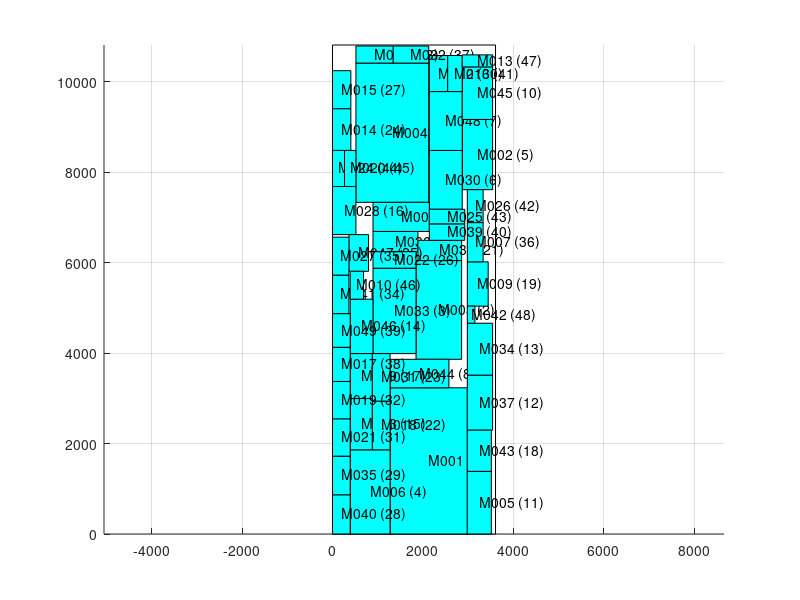

The MATLAB script that drew this image:
axis equal;
hold on;
grid on;
cap_x=[ 0 0 3606 3606 0 ];
cap_y=[ 0 10816 10816 0 0 ];
fill(cap_x,cap_y,'w');
block_x=[ 1274 2982 2982 1274 1274 ];
block_y=[ 0 0 3234 3234 0 ];
fill(block_x,block_y,'c');
text(2128,1617,'M001 (0)');
block_x=[ 518 2128 2128 518 518 ];
block_y=[ 7336 7336 10416 10416 7336 ];
fill(block_x,block_y,'c');
text(1323,8876,'M004 (1)');
block_x=[ 1848 2856 2856 1848 1848 ];
block_y=[ 3864 3864 6048 6048 3864 ];
fill(block_x,block_y,'c');
text(2352,4956,'M003 (2)');
block_x=[ 896 1848 1848 896 896 ];
block_y=[ 3990 3990 5880 5880 3990 ];
fill(block_x,block_y,'c');
text(1372,4935,'M033 (3)');
block_x=[ 392 1274 1274 392 392 ];
block_y=[ 0 0 1862 1862 0 ];
fill(block_x,block_y,'c');
text(833,931,'M006 (4)');
block_x=[ 2870 3542 3542 2870 2870 ];
block_y=[ 7616 7616 9170 9170 7616 ];
fill(block_x,block_y,'c');
text(3206,8393,'M002 (5)');
block_x=[ 2142 2870 2870 2142 2142 ];
block_y=[ 7182 7182 8484 8484 7182 ];
fill(block_x,block_y,'c');
text(2506,7833,'M030 (6)');
block_x=[ 2142 2870 2870 2142 2142 ];
block_y=[ 8484 8484 9786 9786 8484 ];
fill(block_x,block_y,'c');
text(2506,9135,'M048 (7)');
block_x=[ 1274 2576 2576 1274 1274 ];
block_y=[ 3234 3234 3864 3864 3234 ];
fill(block_x,block_y,'c');
text(1925,3549,'M044 (8)');
block_x=[ 896 2142 2142 896 896 ];
block_y=[ 6692 6692 7336 7336 6692 ];
fill(block_x,block_y,'c');
text(1519,7014,'M008 (9)');
block_x=[ 2870 3542 3542 2870 2870 ];
block_y=[ 9170 9170 10332 10332 9170 ];
fill(block_x,block_y,'c');
text(3206,9751,'M045 (10)');
block_x=[ 2982 3514 3514 2982 2982 ];
block_y=[ 0 0 1386 1386 0 ];
fill(block_x,block_y,'c');
text(3248,693,'M005 (11)');
block_x=[ 2982 3542 3542 2982 2982 ];
block_y=[ 2296 2296 3514 3514 2296 ];
fill(block_x,block_y,'c');
text(3262,2905,'M037 (12)');
block_x=[ 2982 3542 3542 2982 2982 ];
block_y=[ 3514 3514 4662 4662 3514 ];
fill(block_x,block_y,'c');
text(3262,4088,'M034 (13)');
block_x=[ 392 896 896 392 392 ];
block_y=[ 3990 3990 5194 5194 3990 ];
fill(block_x,block_y,'c');
text(644,4592,'M046 (14)');
block_x=[ 392 882 882 392 392 ];
block_y=[ 1862 1862 2996 2996 1862 ];
fill(block_x,block_y,'c');
text(637,2429,'M023 (15)');
block_x=[ 0 518 518 0 0 ];
block_y=[ 6622 6622 7686 7686 6622 ];
fill(block_x,block_y,'c');
text(259,7154,'M028 (16)');
block_x=[ 392 882 882 392 392 ];
block_y=[ 2996 2996 3990 3990 2996 ];
fill(block_x,block_y,'c');
text(637,3493,'M029 (17)');
block_x=[ 2982 3514 3514 2982 2982 ];
block_y=[ 1386 1386 2296 2296 1386 ];
fill(block_x,block_y,'c');
text(3248,1841,'M043 (18)');
block_x=[ 2982 3444 3444 2982 2982 ];
block_y=[ 5040 5040 6020 6020 5040 ];
fill(block_x,block_y,'c');
text(3213,5530,'M009 (19)');
block_x=[ 896 1890 1890 896 896 ];
block_y=[ 6244 6244 6692 6692 6244 ];
fill(block_x,block_y,'c');
text(1393,6468,'M036 (20)');
block_x=[ 1890 2856 2856 1890 1890 ];
block_y=[ 6048 6048 6496 6496 6048 ];
fill(block_x,block_y,'c');
text(2373,6272,'M038 (21)');
block_x=[ 882 1274 1274 882 882 ];
block_y=[ 1862 1862 2940 2940 1862 ];
fill(block_x,block_y,'c');
text(1078,2401,'M018 (22)');
block_x=[ 882 1274 1274 882 882 ];
block_y=[ 2940 2940 3990 3990 2940 ];
fill(block_x,block_y,'c');
text(1078,3465,'M031 (23)');
block_x=[ 0 406 406 0 0 ];
block_y=[ 8484 8484 9408 9408 8484 ];
fill(block_x,block_y,'c');
text(203,8946,'M014 (24)');
block_x=[ 364 798 798 364 364 ];
block_y=[ 5810 5810 6622 6622 5810 ];
fill(block_x,block_y,'c');
text(581,6216,'M047 (25)');
block_x=[ 896 1848 1848 896 896 ];
block_y=[ 5880 5880 6244 6244 5880 ];
fill(block_x,block_y,'c');
text(1372,6062,'M022 (26)');
block_x=[ 0 406 406 0 0 ];
block_y=[ 9408 9408 10248 10248 9408 ];
fill(block_x,block_y,'c');
text(203,9828,'M015 (27)');
block_x=[ 0 392 392 0 0 ];
block_y=[ 0 0 868 868 0 ];
fill(block_x,block_y,'c');
text(196,434,'M040 (28)');
block_x=[ 0 392 392 0 0 ];
block_y=[ 868 868 1722 1722 868 ];
fill(block_x,block_y,'c');
text(196,1295,'M035 (29)');
block_x=[ 2142 2548 2548 2142 2142 ];
block_y=[ 9786 9786 10584 10584 9786 ];
fill(block_x,block_y,'c');
text(2345,10185,'M012 (30)');
block_x=[ 0 392 392 0 0 ];
block_y=[ 1722 1722 2548 2548 1722 ];
fill(block_x,block_y,'c');
text(196,2135,'M021 (31)');
block_x=[ 0 392 392 0 0 ];
block_y=[ 2548 2548 3374 3374 2548 ];
fill(block_x,block_y,'c');
text(196,2961,'M019 (32)');
block_x=[ 518 1344 1344 518 518 ];
block_y=[ 10416 10416 10794 10794 10416 ];
fill(block_x,block_y,'c');
text(931,10605,'M011 (33)');
block_x=[ 0 364 364 0 0 ];
block_y=[ 4872 4872 5726 5726 4872 ];
fill(block_x,block_y,'c');
text(182,5299,'M041 (34)');
block_x=[ 0 364 364 0 0 ];
block_y=[ 5726 5726 6566 6566 5726 ];
fill(block_x,block_y,'c');
text(182,6146,'M027 (35)');
block_x=[ 2982 3332 3332 2982 2982 ];
block_y=[ 6020 6020 6888 6888 6020 ];
fill(block_x,block_y,'c');
text(3157,6454,'M007 (36)');
block_x=[ 1344 2128 2128 1344 1344 ];
block_y=[ 10416 10416 10794 10794 10416 ];
fill(block_x,block_y,'c');
text(1736,10605,'M032 (37)');
block_x=[ 0 392 392 0 0 ];
block_y=[ 3374 3374 4130 4130 3374 ];
fill(block_x,block_y,'c');
text(196,3752,'M017 (38)');
block_x=[ 0 392 392 0 0 ];
block_y=[ 4130 4130 4872 4872 4130 ];
fill(block_x,block_y,'c');
text(196,4501,'M049 (39)');
block_x=[ 2142 2926 2926 2142 2142 ];
block_y=[ 6496 6496 6860 6860 6496 ];
fill(block_x,block_y,'c');
text(2534,6678,'M039 (40)');
block_x=[ 2548 2870 2870 2548 2548 ];
block_y=[ 9786 9786 10584 10584 9786 ];
fill(block_x,block_y,'c');
text(2709,10185,'M016 (41)');
block_x=[ 2982 3332 3332 2982 2982 ];
block_y=[ 6888 6888 7616 7616 6888 ];
fill(block_x,block_y,'c');
text(3157,7252,'M026 (42)');
block_x=[ 2142 2926 2926 2142 2142 ];
block_y=[ 6860 6860 7182 7182 6860 ];
fill(block_x,block_y,'c');
text(2534,7021,'M025 (43)');
block_x=[ 0 266 266 0 0 ];
block_y=[ 7686 7686 8484 8484 7686 ];
fill(block_x,block_y,'c');
text(133,8085,'M024 (44)');
block_x=[ 266 518 518 266 266 ];
block_y=[ 7686 7686 8484 8484 7686 ];
fill(block_x,block_y,'c');
text(392,8085,'M020 (45)');
block_x=[ 392 686 686 392 392 ];
block_y=[ 5194 5194 5810 5810 5194 ];
fill(block_x,block_y,'c');
text(539,5502,'M010 (46)');
block_x=[ 2870 3542 3542 2870 2870 ];
block_y=[ 10332 10332 10598 10598 10332 ];
fill(block_x,block_y,'c');
text(3206,10465,'M013 (47)');
block_x=[ 2982 3150 3150 2982 2982 ];
block_y=[ 4662 4662 5040 5040 4662 ];
fill(block_x,block_y,'c');
text(3066,4851,'M042 (48)');
